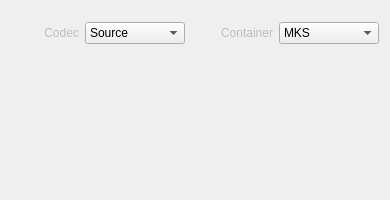
                           <widget class="QWidget" name="scrollAreaWidgetContents_2">
                            <property name="geometry">
                             <rect>
                              <x>0</x>
                              <y>0</y>
                              <width>390</width>
                              <height>200</height>
                             </rect>
                            </property>
                            <layout class="QGridLayout" name="gridLayout_33">
                             <property name="leftMargin">
                              <number>0</number>
                             </property>
                             <property name="topMargin">
                              <number>0</number>
                             </property>
                             <property name="rightMargin">
                              <number>0</number>
                             </property>
                             <property name="bottomMargin">
                              <number>0</number>
                             </property>
                             <property name="spacing">
                              <number>0</number>
                             </property>
                             <item row="0" column="0">
                              <widget class="QFrame" name="frameSubtitleExport">
                               <property name="minimumSize">
                                <size>
                                 <width>390</width>
                                 <height>200</height>
                                </size>
                               </property>
                               <property name="frameShape">
                                <enum>QFrame::NoFrame</enum>
                               </property>
                               <property name="frameShadow">
                                <enum>QFrame::Plain</enum>
                               </property>
                               <layout class="QGridLayout" name="gridLayout_12">
                                <property name="leftMargin">
                                 <number>9</number>
                                </property>
                                <property name="topMargin">
                                 <number>22</number>
                                </property>
                                <property name="rightMargin">
                                 <number>9</number>
                                </property>
                                <property name="bottomMargin">
                                 <number>0</number>
                                </property>
                                <property name="verticalSpacing">
                                 <number>0</number>
                                </property>
                                <item row="0" column="0">
                                 <layout class="QGridLayout" name="gridLayout_15">
                                  <property name="horizontalSpacing">
                                   <number>6</number>
                                  </property>
                                  <property name="verticalSpacing">
                                   <number>24</number>
                                  </property>
                                  <item row="0" column="3">
                                   <spacer name="horizontalSpacer_27">
                                    <property name="orientation">
                                     <enum>Qt::Horizontal</enum>
                                    </property>
                                    <property name="sizeType">
                                     <enum>QSizePolicy::Fixed</enum>
                                    </property>
                                    <property name="sizeHint" stdset="0">
                                     <size>
                                      <width>30</width>
                                      <height>20</height>
                                     </size>
                                    </property>
                                   </spacer>
                                  </item>
                                  <item row="0" column="0">
                                   <spacer name="horizontalSpacer_28">
                                    <property name="orientation">
                                     <enum>Qt::Horizontal</enum>
                                    </property>
                                    <property name="sizeHint" stdset="0">
                                     <size>
                                      <width>10</width>
                                      <height>20</height>
                                     </size>
                                    </property>
                                   </spacer>
                                  </item>
                                  <item row="0" column="2">
                                   <widget class="QComboBox" name="comboBox_subt_codec">
                                    <property name="enabled">
                                     <bool>true</bool>
                                    </property>
                                    <property name="minimumSize">
                                     <size>
                                      <width>100</width>
                                      <height>0</height>
                                     </size>
                                    </property>
                                    <property name="maximumSize">
                                     <size>
                                      <width>100</width>
                                      <height>25</height>
                                     </size>
                                    </property>
                                    <property name="autoFillBackground">
                                     <bool>false</bool>
                                    </property>
                                    <property name="styleSheet">
                                     <string notr="true"/>
                                    </property>
                                    <property name="maxCount">
                                     <number>20</number>
                                    </property>
                                    <property name="iconSize">
                                     <size>
                                      <width>16</width>
                                      <height>16</height>
                                     </size>
                                    </property>
                                    <property name="frame">
                                     <bool>true</bool>
                                    </property>
                                    <item>
                                     <property name="text">
                                      <string>Source</string>
                                     </property>
                                    </item>
                                    <item>
                                     <property name="text">
                                      <string notr="true">SRT</string>
                                     </property>
                                    </item>
                                    <item>
                                     <property name="text">
                                      <string notr="true">VTT</string>
                                     </property>
                                    </item>
                                    <item>
                                     <property name="text">
                                      <string notr="true">SUB</string>
                                     </property>
                                    </item>
                                    <item>
                                     <property name="text">
                                      <string notr="true">ASS</string>
                                     </property>
                                    </item>
                                   </widget>
                                  </item>
                                  <item row="0" column="6">
                                   <spacer name="horizontalSpacer_26">
                                    <property name="orientation">
                                     <enum>Qt::Horizontal</enum>
                                    </property>
                                    <property name="sizeHint" stdset="0">
                                     <size>
                                      <width>10</width>
                                      <height>20</height>
                                     </size>
                                    </property>
                                   </spacer>
                                  </item>
                                  <item row="0" column="5">
                                   <widget class="QComboBox" name="comboBox_subt_container">
                                    <property name="minimumSize">
                                     <size>
                                      <width>100</width>
                                      <height>0</height>
                                     </size>
                                    </property>
                                    <property name="maximumSize">
                                     <size>
                                      <width>100</width>
                                      <height>25</height>
                                     </size>
                                    </property>
                                    <item>
                                     <property name="text">
                                      <string notr="true">MKS</string>
                                     </property>
                                    </item>
                                   </widget>
                                  </item>
                                  <item row="0" column="1">
                                   <widget class="QLabel" name="label_credits_52">
                                    <property name="enabled">
                                     <bool>false</bool>
                                    </property>
                                    <property name="minimumSize">
                                     <size>
                                      <width>0</width>
                                      <height>0</height>
                                     </size>
                                    </property>
                                    <property name="maximumSize">
                                     <size>
                                      <width>3840</width>
                                      <height>24</height>
                                     </size>
                                    </property>
                                    <property name="text">
                                     <string>Codec</string>
                                    </property>
                                    <property name="alignment">
                                     <set>Qt::AlignRight|Qt::AlignTrailing|Qt::AlignVCenter</set>
                                    </property>
                                   </widget>
                                  </item>
                                  <item row="2" column="1">
                                   <spacer name="horizontalSpacer_6">
                                    <property name="orientation">
                                     <enum>Qt::Horizontal</enum>
                                    </property>
                                    <property name="sizeType">
                                     <enum>QSizePolicy::Fixed</enum>
                                    </property>
                                    <property name="sizeHint" stdset="0">
                                     <size>
                                      <width>69</width>
                                      <height>20</height>
                                     </size>
                                    </property>
                                   </spacer>
                                  </item>
                                  <item row="3" column="2">
                                   <spacer name="verticalSpacer_14">
                                    <property name="orientation">
                                     <enum>Qt::Vertical</enum>
                                    </property>
                                    <property name="sizeHint" stdset="0">
                                     <size>
                                      <width>20</width>
                                      <height>40</height>
                                     </size>
                                    </property>
                                   </spacer>
                                  </item>
                                  <item row="0" column="4">
                                   <widget class="QLabel" name="label_4">
                                    <property name="enabled">
                                     <bool>false</bool>
                                    </property>
                                    <property name="text">
                                     <string>Container</string>
                                    </property>
                                   </widget>
                                  </item>
                                 </layout>
                                </item>
                               </layout>
                              </widget>
                             </item>
                            </layout>
                           </widget>
